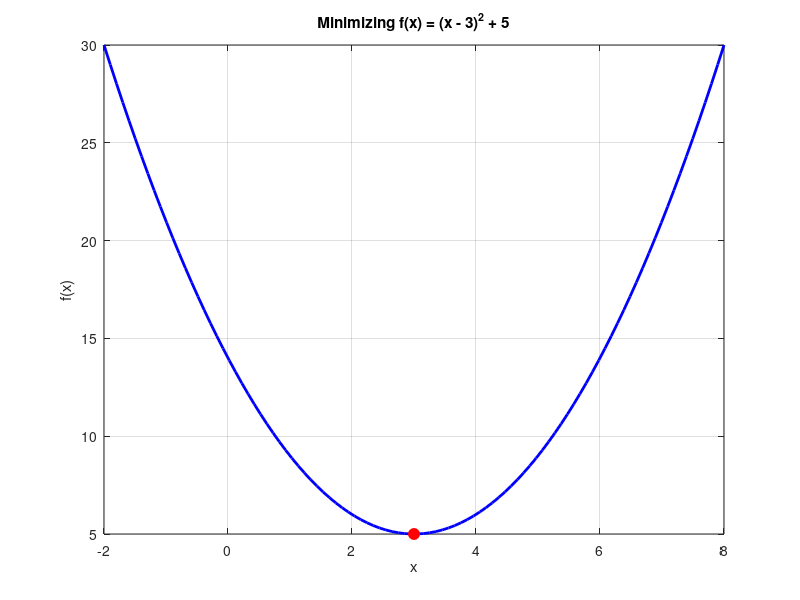

This chart was generated by the following MATLAB code:

f = @(x) (x - 3).^2 + 5;

x0 = 0;

[x_min, fval] = fminsearch(f, x0);

fprintf('Minimum found at x = %.4f\n', x_min);
fprintf('Function value at minimum = %.4f\n', fval);

x = linspace(-2, 8, 100);
y = f(x);

figure;
plot(x, y, 'b', 'LineWidth', 2); hold on;
plot(x_min, fval, 'ro', 'MarkerSize', 8, 'MarkerFaceColor', 'r');
xlabel('x'); ylabel('f(x)');
title('Minimizing f(x) = (x - 3)^2 + 5');
grid on;